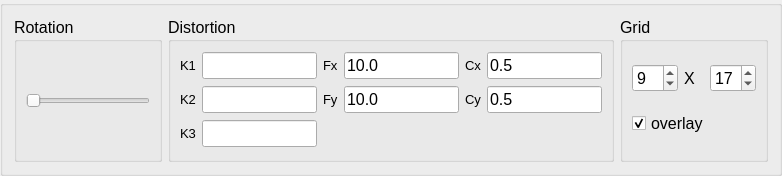
<?xml version="1.0" encoding="UTF-8"?>
<ui version="4.0">
 <class>SettingsBox</class>
 <widget class="QGroupBox" name="SettingsBox">
  <property name="geometry">
   <rect>
    <x>0</x>
    <y>0</y>
    <width>782</width>
    <height>176</height>
   </rect>
  </property>
  <property name="font">
   <font>
    <pointsize>12</pointsize>
   </font>
  </property>
  <property name="windowTitle">
   <string>GroupBox</string>
  </property>
  <layout class="QHBoxLayout" name="horizontalLayout" stretch="1,3,1">
   <item>
    <widget class="QGroupBox" name="groupBox">
     <property name="title">
      <string>Rotation</string>
     </property>
     <layout class="QHBoxLayout" name="horizontalLayout_2">
      <item>
       <widget class="QSlider" name="rotation_slider">
        <property name="maximum">
         <number>360</number>
        </property>
        <property name="orientation">
         <enum>Qt::Horizontal</enum>
        </property>
       </widget>
      </item>
     </layout>
    </widget>
   </item>
   <item>
    <widget class="QGroupBox" name="group_distortion">
     <property name="title">
      <string>Distortion</string>
     </property>
     <layout class="QGridLayout" name="gridLayout">
      <item row="1" column="5">
       <widget class="QLineEdit" name="edit_fy">
        <property name="text">
         <string>10.0</string>
        </property>
       </widget>
      </item>
      <item row="0" column="0">
       <widget class="QLabel" name="label_2">
        <property name="font">
         <font>
          <pointsize>10</pointsize>
         </font>
        </property>
        <property name="text">
         <string>K1</string>
        </property>
       </widget>
      </item>
      <item row="1" column="1">
       <widget class="QLineEdit" name="edit_k2"/>
      </item>
      <item row="0" column="7">
       <widget class="QLabel" name="label_8">
        <property name="font">
         <font>
          <pointsize>10</pointsize>
         </font>
        </property>
        <property name="text">
         <string>Cx</string>
        </property>
       </widget>
      </item>
      <item row="0" column="9">
       <widget class="QLineEdit" name="edit_cx">
        <property name="text">
         <string>0.5</string>
        </property>
       </widget>
      </item>
      <item row="1" column="3">
       <widget class="QLabel" name="label_5">
        <property name="font">
         <font>
          <pointsize>10</pointsize>
         </font>
        </property>
        <property name="text">
         <string>Fy</string>
        </property>
       </widget>
      </item>
      <item row="1" column="9">
       <widget class="QLineEdit" name="edit_cy">
        <property name="text">
         <string>0.5</string>
        </property>
       </widget>
      </item>
      <item row="0" column="1">
       <widget class="QLineEdit" name="edit_k1"/>
      </item>
      <item row="1" column="0">
       <widget class="QLabel" name="label_3">
        <property name="font">
         <font>
          <pointsize>10</pointsize>
         </font>
        </property>
        <property name="text">
         <string>K2</string>
        </property>
       </widget>
      </item>
      <item row="0" column="5">
       <widget class="QLineEdit" name="edit_fx">
        <property name="text">
         <string>10.0</string>
        </property>
       </widget>
      </item>
      <item row="2" column="0">
       <widget class="QLabel" name="label_4">
        <property name="font">
         <font>
          <pointsize>10</pointsize>
         </font>
        </property>
        <property name="text">
         <string>K3</string>
        </property>
       </widget>
      </item>
      <item row="0" column="3">
       <widget class="QLabel" name="label_6">
        <property name="font">
         <font>
          <pointsize>10</pointsize>
         </font>
        </property>
        <property name="text">
         <string>Fx</string>
        </property>
       </widget>
      </item>
      <item row="1" column="7">
       <widget class="QLabel" name="label_7">
        <property name="font">
         <font>
          <pointsize>10</pointsize>
         </font>
        </property>
        <property name="text">
         <string>Cy</string>
        </property>
       </widget>
      </item>
      <item row="2" column="1">
       <widget class="QLineEdit" name="edit_k3"/>
      </item>
     </layout>
    </widget>
   </item>
   <item>
    <widget class="QGroupBox" name="groupBox_2">
     <property name="title">
      <string>Grid</string>
     </property>
     <layout class="QVBoxLayout" name="verticalLayout">
      <item>
       <layout class="QHBoxLayout" name="horizontalLayout_3">
        <item>
         <widget class="QSpinBox" name="spinBox_grid_x">
          <property name="minimum">
           <number>2</number>
          </property>
          <property name="maximum">
           <number>65</number>
          </property>
          <property name="value">
           <number>9</number>
          </property>
         </widget>
        </item>
        <item>
         <widget class="QLabel" name="label">
          <property name="text">
           <string>X</string>
          </property>
         </widget>
        </item>
        <item>
         <widget class="QSpinBox" name="spinBox_grid_y">
          <property name="minimum">
           <number>2</number>
          </property>
          <property name="maximum">
           <number>65</number>
          </property>
          <property name="value">
           <number>17</number>
          </property>
         </widget>
        </item>
       </layout>
      </item>
      <item>
       <widget class="QCheckBox" name="checkBox_enable_grid">
        <property name="text">
         <string>overlay</string>
        </property>
        <property name="checked">
         <bool>true</bool>
        </property>
       </widget>
      </item>
     </layout>
    </widget>
   </item>
  </layout>
 </widget>
 <resources/>
 <connections/>
</ui>
